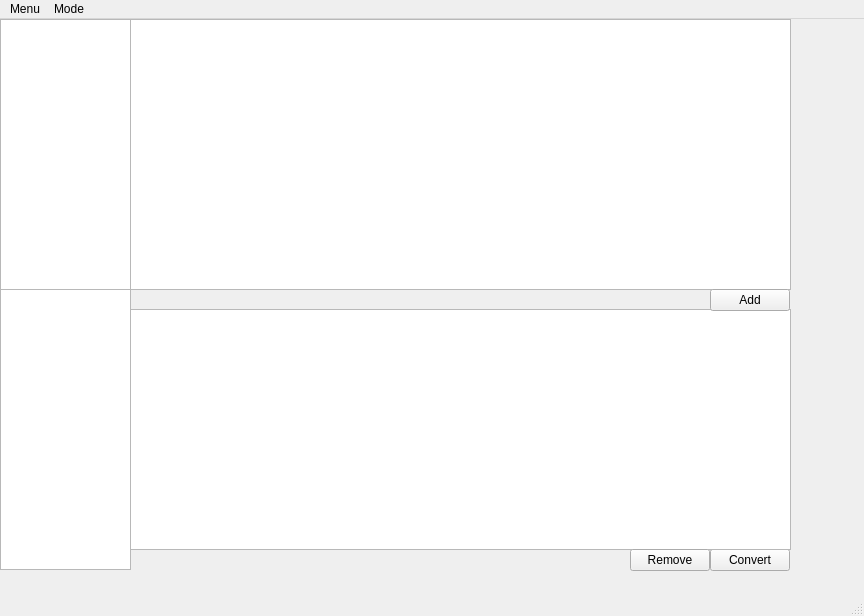
<?xml version="1.0" encoding="UTF-8"?>
<ui version="4.0">
 <class>OctaExportUi</class>
 <widget class="QMainWindow" name="OctaExportUi">
  <property name="geometry">
   <rect>
    <x>0</x>
    <y>0</y>
    <width>864</width>
    <height>616</height>
   </rect>
  </property>
  <property name="windowTitle">
   <string>OctaExport</string>
  </property>
  <widget class="QWidget" name="centralwidget">
   <widget class="QTreeView" name="treeView">
    <property name="geometry">
     <rect>
      <x>0</x>
      <y>0</y>
      <width>131</width>
      <height>271</height>
     </rect>
    </property>
   </widget>
   <widget class="QTreeView" name="treeView_2">
    <property name="geometry">
     <rect>
      <x>0</x>
      <y>270</y>
      <width>131</width>
      <height>281</height>
     </rect>
    </property>
   </widget>
   <widget class="QListView" name="listView">
    <property name="geometry">
     <rect>
      <x>130</x>
      <y>0</y>
      <width>661</width>
      <height>271</height>
     </rect>
    </property>
   </widget>
   <widget class="QPushButton" name="pushButton">
    <property name="geometry">
     <rect>
      <x>710</x>
      <y>530</y>
      <width>80</width>
      <height>22</height>
     </rect>
    </property>
    <property name="text">
     <string>Convert</string>
    </property>
   </widget>
   <widget class="QListView" name="listView_2">
    <property name="geometry">
     <rect>
      <x>130</x>
      <y>290</y>
      <width>661</width>
      <height>241</height>
     </rect>
    </property>
   </widget>
   <widget class="QPushButton" name="pushButton_2">
    <property name="geometry">
     <rect>
      <x>710</x>
      <y>270</y>
      <width>80</width>
      <height>22</height>
     </rect>
    </property>
    <property name="text">
     <string>Add</string>
    </property>
   </widget>
   <widget class="QPushButton" name="pushButton_3">
    <property name="geometry">
     <rect>
      <x>630</x>
      <y>530</y>
      <width>80</width>
      <height>22</height>
     </rect>
    </property>
    <property name="text">
     <string>Remove</string>
    </property>
   </widget>
  </widget>
  <widget class="QMenuBar" name="menubar">
   <property name="geometry">
    <rect>
     <x>0</x>
     <y>0</y>
     <width>864</width>
     <height>19</height>
    </rect>
   </property>
   <widget class="QMenu" name="menuMenu">
    <property name="title">
     <string>Menu</string>
    </property>
    <addaction name="separator"/>
    <addaction name="separator"/>
    <addaction name="actionExit"/>
   </widget>
   <widget class="QMenu" name="menuMode">
    <property name="title">
     <string>Mode</string>
    </property>
    <addaction name="actionFLAC_to_MP3_2"/>
    <addaction name="action44_1kHz_WAV"/>
   </widget>
   <addaction name="menuMenu"/>
   <addaction name="menuMode"/>
  </widget>
  <widget class="QStatusBar" name="statusbar"/>
  <action name="actionOptions">
   <property name="text">
    <string>Options</string>
   </property>
  </action>
  <action name="actionExit">
   <property name="text">
    <string>Exit</string>
   </property>
  </action>
  <action name="actionFLAC_to_MP3">
   <property name="text">
    <string>FLAC to MP3</string>
   </property>
  </action>
  <action name="action44_1khz_WAV">
   <property name="text">
    <string>44.1khz WAV</string>
   </property>
  </action>
  <action name="actionFLAC_to_MP3_2">
   <property name="text">
    <string>FLAC to MP3</string>
   </property>
  </action>
  <action name="action44_1kHz_WAV">
   <property name="text">
    <string>44.1kHz WAV</string>
   </property>
  </action>
 </widget>
 <resources/>
 <connections/>
</ui>
